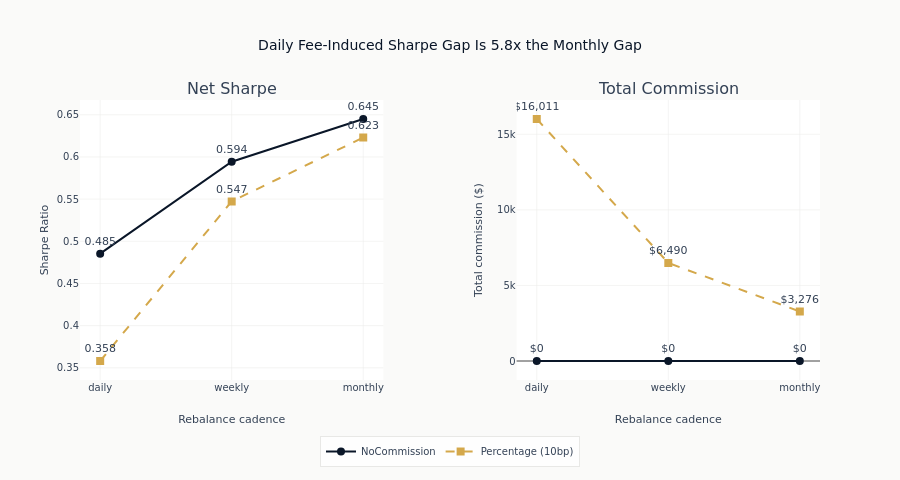

Notebook cell for this chart:
### Markdown cell above
### Add Dollar Fees and Complete the Layout

The second panel uses its own dollar scale. Shared cadence labels align the
paths without implying that Sharpe and fees have comparable magnitudes.

### Code cell
for model_name, color, symbol, dash in frequency_styles:
    commissions = frequency_series[model_name]["commission"]
    fig.add_trace(
        go.Scatter(
            x=cadence_labels,
            y=commissions,
            name=model_name,
            mode="lines+markers+text",
            line=dict(color=color, dash=dash),
            marker=dict(symbol=symbol, size=8),
            text=[f"${value:,.0f}" for value in commissions],
            textposition="top center",
            showlegend=False,
        ),
        row=1,
        col=2,
    )
fig.update_yaxes(title_text="Sharpe Ratio", row=1, col=1)
fig.update_yaxes(title_text="Total commission ($)", title_standoff=12, row=1, col=2)
fig.update_xaxes(title_text="Rebalance cadence", row=1, col=1)
fig.update_xaxes(title_text="Rebalance cadence", row=1, col=2)
fig.update_layout(
    height=480,
    title=f"Daily Fee-Induced Sharpe Gap Is {amplification:.1f}x the Monthly Gap",
    legend=dict(orientation="h", yanchor="top", y=-0.2, xanchor="center", x=0.5),
    margin=dict(b=100, t=100),
)
fig.show()

### Figure 1 — Plotly figure (JSON) as saved in the notebook; plotly's stock layout.template omitted (floating-point values rounded to 4 significant figures)
{"data": [{"line": {"color": "#0a1628", "dash": "solid"}, "marker": {"size": 8, "symbol": "circle"}, "mode": "lines+markers+text", "name": "NoCommission", "text": ["0.485", "0.594", "0.645"], "textposition": "top center", "type": "scatter", "x": ["daily", "weekly", "monthly"], "xaxis": "x", "y": [0.4853, 0.5944, 0.645], "yaxis": "y"}, {"line": {"color": "#D4A84B", "dash": "dash"}, "marker": {"size": 8, "symbol": "square"}, "mode": "lines+markers+text", "name": "Percentage (10bp)", "text": ["0.358", "0.547", "0.623"], "textposition": "top center", "type": "scatter", "x": ["daily", "weekly", "monthly"], "xaxis": "x", "y": [0.3581, 0.5473, 0.623], "yaxis": "y"}, {"line": {"color": "#0a1628", "dash": "solid"}, "marker": {"size": 8, "symbol": "circle"}, "mode": "lines+markers+text", "name": "NoCommission", "showlegend": false, "text": ["$0", "$0", "$0"], "textposition": "top center", "type": "scatter", "x": ["daily", "weekly", "monthly"], "xaxis": "x2", "y": [0.0, 0.0, 0.0], "yaxis": "y2"}, {"line": {"color": "#D4A84B", "dash": "dash"}, "marker": {"size": 8, "symbol": "square"}, "mode": "lines+markers+text", "name": "Percentage (10bp)", "showlegend": false, "text": ["$16,011", "$6,490", "$3,276"], "textposition": "top center", "type": "scatter", "x": ["daily", "weekly", "monthly"], "xaxis": "x2", "y": [16010.0, 6490.0, 3276.0], "yaxis": "y2"}], "layout": {"annotations": [{"font": {"size": 16}, "showarrow": false, "text": "Net Sharpe", "x": 0.205, "xanchor": "center", "xref": "paper", "y": 1.0, "yanchor": "bottom", "yref": "paper"}, {"font": {"size": 16}, "showarrow": false, "text": "Total Commission", "x": 0.795, "xanchor": "center", "xref": "paper", "y": 1.0, "yanchor": "bottom", "yref": "paper"}], "height": 480, "legend": {"orientation": "h", "x": 0.5, "xanchor": "center", "y": -0.2, "yanchor": "top"}, "margin": {"b": 100, "t": 100}, "title": {"text": "Daily Fee-Induced Sharpe Gap Is 5.8x the Monthly Gap"}, "xaxis": {"anchor": "y", "domain": [0.0, 0.41], "title": {"text": "Rebalance cadence"}}, "xaxis2": {"anchor": "y2", "domain": [0.59, 1.0], "title": {"text": "Rebalance cadence"}}, "yaxis": {"anchor": "x", "domain": [0.0, 1.0], "title": {"text": "Sharpe Ratio"}}, "yaxis2": {"anchor": "x2", "domain": [0.0, 1.0], "title": {"standoff": 12, "text": "Total commission ($)"}}}}
